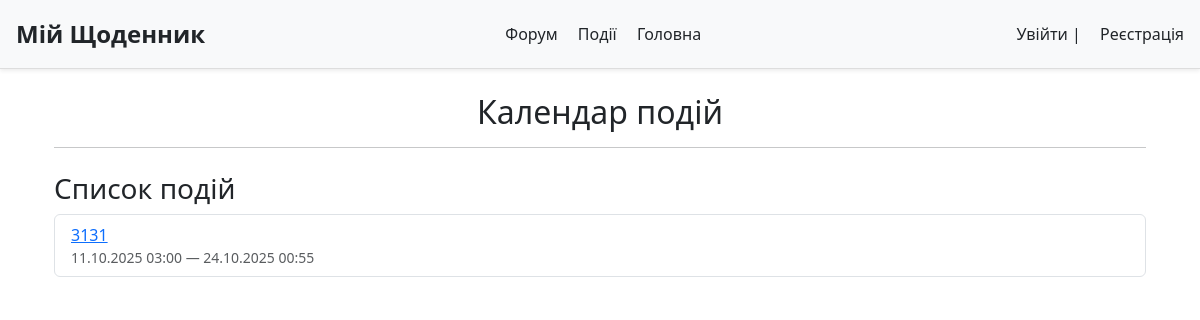
Screenshot of /events/ with the database file from the repository.
### events/models.py (models this page shows, shortened)
class Event(models.Model):
    STATUS_CHOICES = [
        ('Пройшов', "Пройшов"),
        ('Проходить',"Проходить"),
        ("Буде проходити", "Буде проходити")
    ]
    title = models.CharField(max_length=300)
    description = models.TextField()
    created_at = models.DateTimeField(auto_now_add=True)
    start_time = models.DateTimeField()
    end_time = models.DateTimeField()
    status = models.CharField(max_length=50, choices=STATUS_CHOICES, default="Буде проходити")
    author = models.ForeignKey(
        settings.AUTH_USER_MODEL,
        on_delete=models.CASCADE,
        related_name="events"
    )
    updated_at = models.DateTimeField(auto_now=True)

### events/views.py (the view)
# urls.py: path("", EventListView.as_view(), name="event_list"),
class EventListView(ListView):
    model = Event
    template_name = "events/event_list.html"
    context_object_name = "events"
    ordering = ["-updated_at"]
    paginate_by = 10

### events/templates/events/event_list.html (shortened to what this page needs)
{% extends "electronic_diary/home.html" %}
{% block content %}
<div class="container mt-4">
  <h2 class="mb-3 text-center">Календар подій</h2>
  <hr>
  <h3 class="mt-4">Список подій</h3>
  <ul class="list-group">
    {% for event in events %}
      <li class="list-group-item">
        <a href="{% url 'events:event_detail' event.pk %}">{{ event.title }}</a>
        <small class="text-muted d-block">
          {{ event.start_time|date:"d.m.Y H:i" }} — {{ event.end_time|date:"d.m.Y H:i" }}
        </small>
      </li>
    {% empty %}
      <li class="list-group-item text-muted">Подій поки немає.</li>
    {% endfor %}
  </ul>
</div>
<link href="https://cdn.jsdelivr.net/npm/fullcalendar@6.1.8/main.min.css" rel="stylesheet">
{% endblock %}

### rows the page displays
Event: title "3131", start_time "11.10.2025 03:00", end_time "24.10.2025 00:55"
